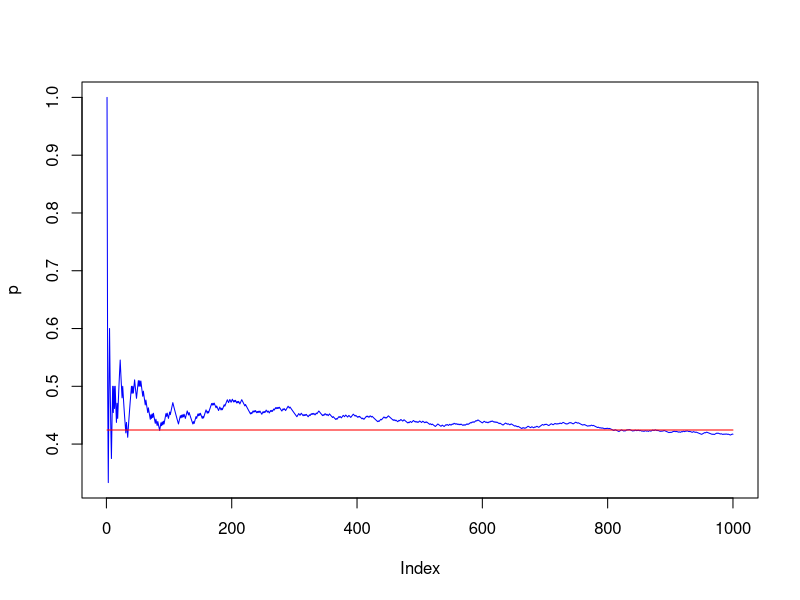

This figure's R source:
#P(X<5) 30 zara
pbinom(q = 4 , size = 30, prob = 1/6) #teoreticha
dices <-rbinom(1000, 30, 1/6)
sum(dices<5)/length(dices) #empirichna
#Graph
numberOfSixes <- rbinom(n = 1000, size = 30 , prob = 1/6)
p <- cumsum(numberOfSixes < 5) / (1:1000)
plot(p, type = "l", col = "blue")
expected <- pbinom(4, size = 30, prob = 1/6); expected
lines(rep(expected, 1000), col = "red")
#max{x???0???N:P(X>x)???0.75}
qbinom(p = 0.75, size = 30, prob = 1/6, lower.tail = FALSE)
